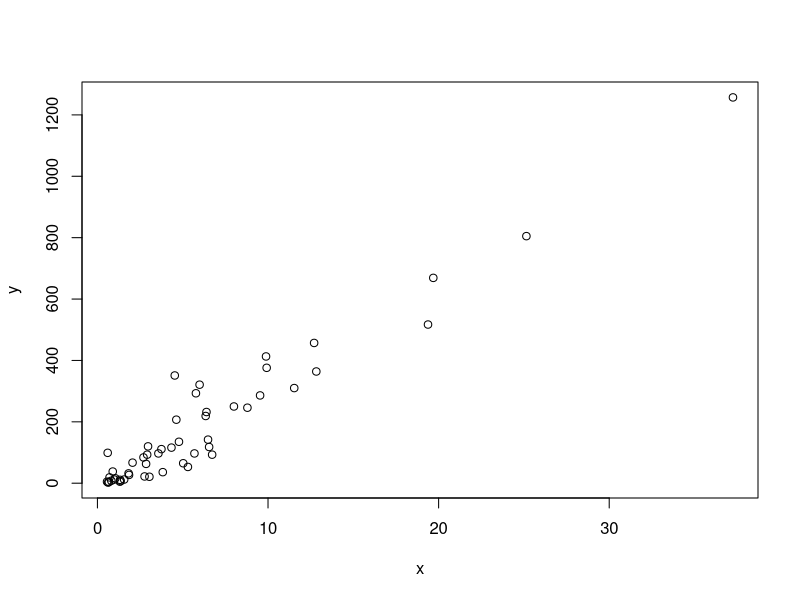
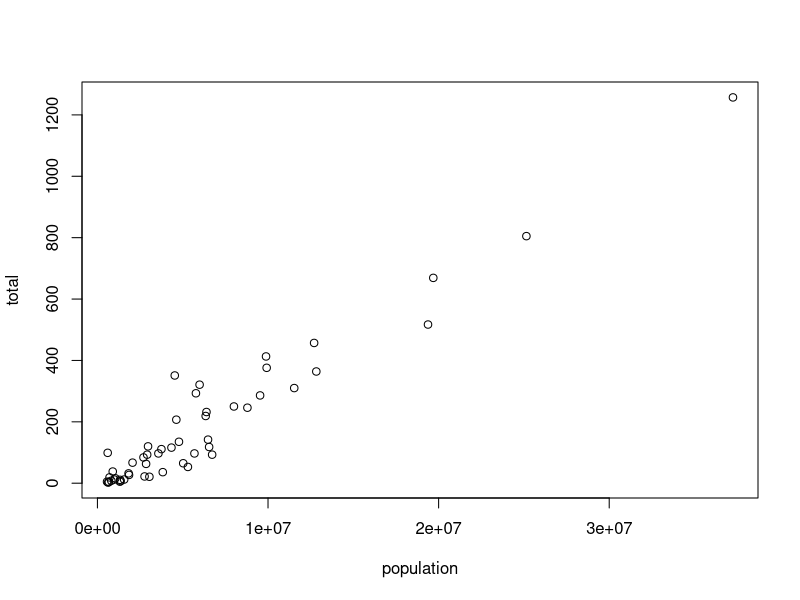
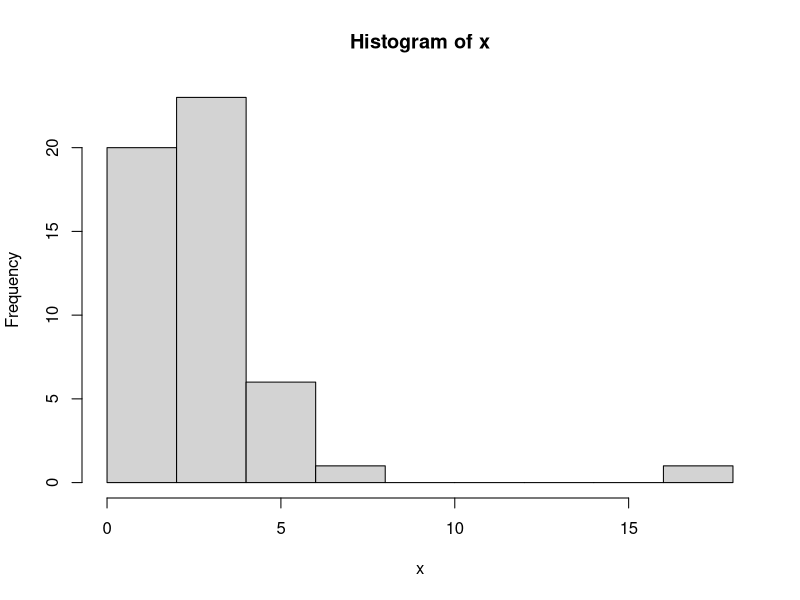
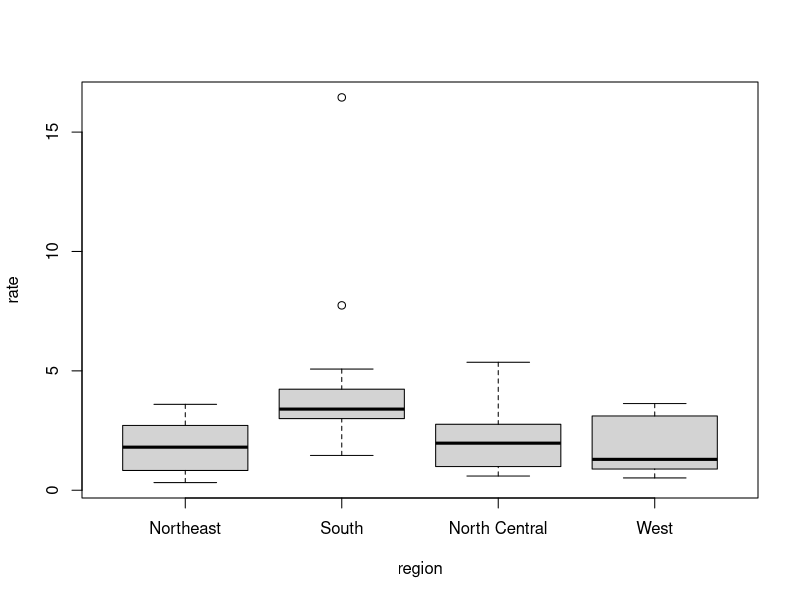
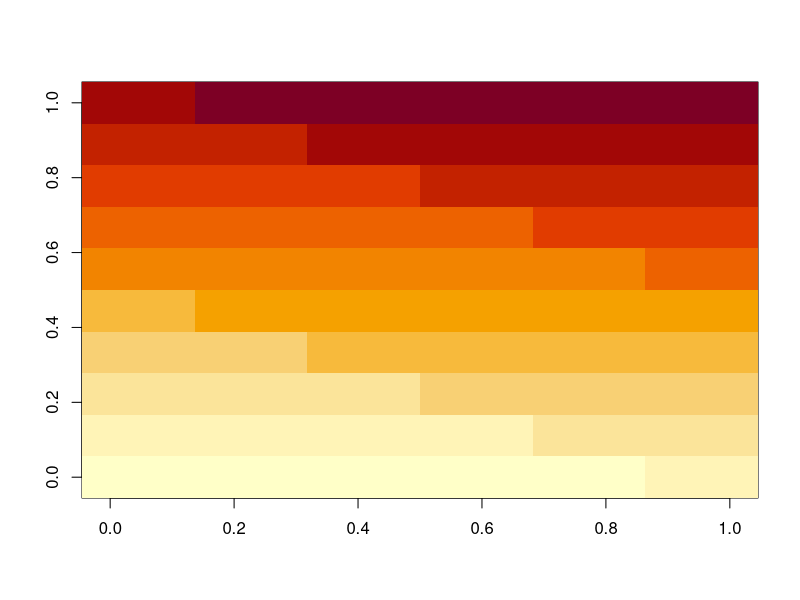
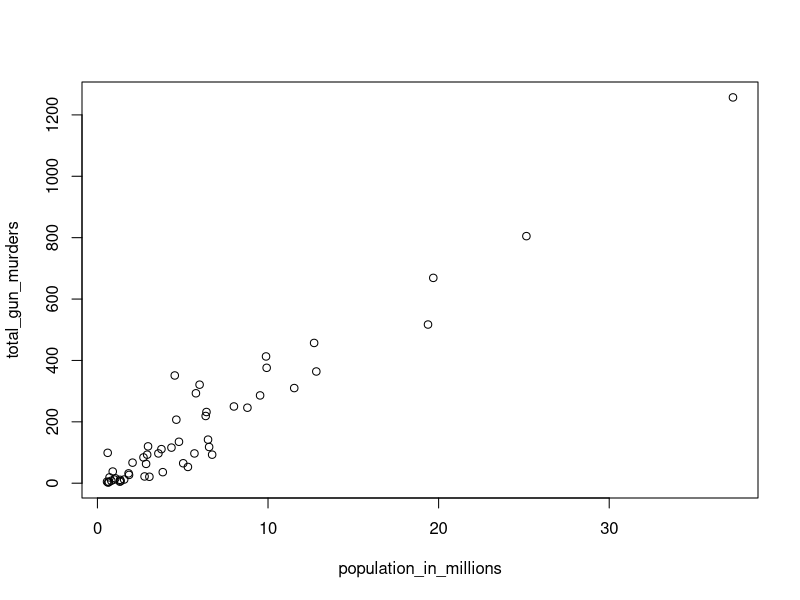
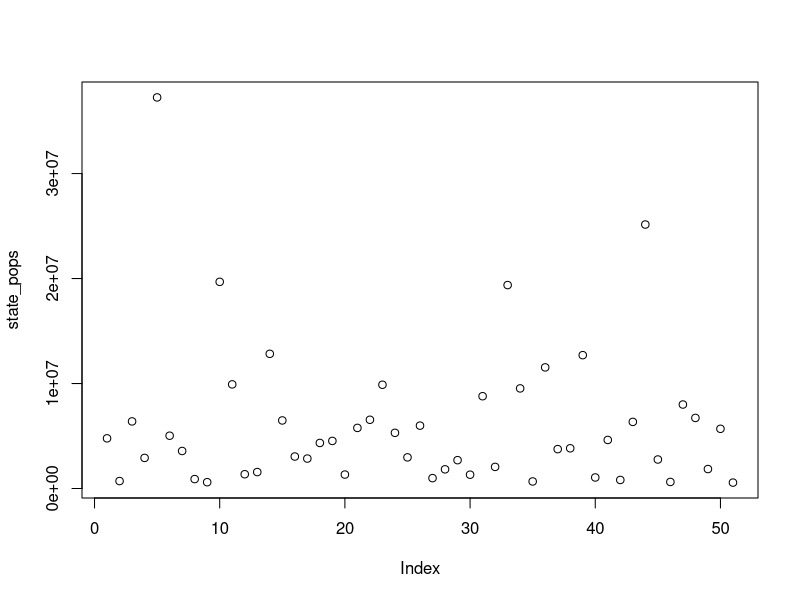
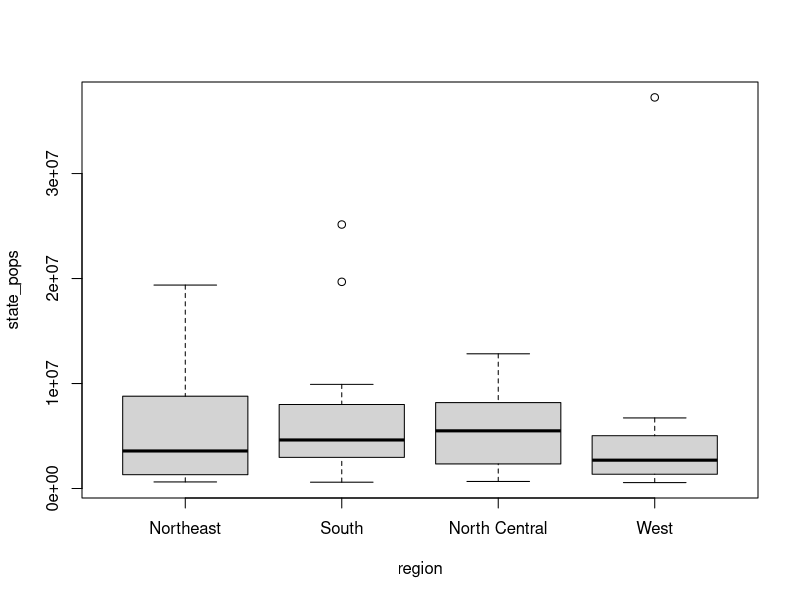

Recreate these plots in R, in order.
## ---- chunk 1
ls()
## ---- chunk 2
args(log)
## ---- chunk 3
data()
## ---- chunk 4
head(co2)
## ---- chunk 5
a <- 3
b <- 2
c <- -1
(-b + sqrt(b^2 - 4*a*c)) / (2*a)
(-b - sqrt(b^2 - 4*a*c)) / (2*a)
## ---- chunk 6
a <- 2
class(a)
## ---- chunk 7
# install.packages("dslabs")
library(dslabs)
data(murders)
## ---- chunk 8
class(murders)
## ---- chunk 9
str(murders)
## ---- chunk 10
names(murders)
## ---- chunk 11
head(murders)
## ---- chunk 12
murders$population
## ---- chunk 13
pop <- murders$population
length(pop)
## ---- chunk 14
class(pop)
## ---- chunk 15
class(murders$state)
## ---- chunk 16
z <- 3 == 2
z
## ---- chunk 17
class(z)
## ---- chunk 18
class(murders$region)
## ---- chunk 19
levels(murders$region)
## ---- chunk 20
region <- murders$region
value <- murders$total
region <- reorder(region, value, FUN = sum)
levels(region)
## ---- chunk 21
record <- list(
  name = "John Doe",
  student_id = 1234,
  grades = c(95, 82, 91, 97, 93),
  final_grade = "A"
)
record
## ---- chunk 22
record2 <- list("John Doe", 1234)
record2
## ---- chunk 23
record2[[1]]
## ---- chunk 24
mat <- matrix(1:12, 4, 3)
mat
## ---- chunk 25
mat[2, 3]
## ---- chunk 26
mat[2,]
## ---- chunk 27
mat[, 3]
## ---- chunk 28
class(mat[,3])
## ---- chunk 29
mat[, 2:3]
## ---- chunk 30
mat[1:2, 2:3]
## ---- chunk 31
as.data.frame(mat)
## ---- chunk 32
data("murders")
murders[25, 1]
## ---- chunk 33
murders[2:3, ]
## ---- chunk 34
str(murders)
## ---- chunk 35
names(murders)
## ---- chunk 36
a <- murders$abb
class(a)
## ---- chunk 37
b <- murders[["abb"]]
identical(a, b)
## ---- chunk 38
length(levels(murders$region))
## ---- chunk 39
table(murders$region)
## ---- chunk 40
codes <- c(380, 124, 818)
codes
## ---- chunk 41
country <- c("italy", "canada", "egypt")
country
## ---- chunk 42
codes <- c(italy = 380, canada = 124, egypt = 818)
codes
## ---- chunk 43
class(codes)
## ---- chunk 44
names(codes)
## ---- chunk 45
country <- c("italy", "canada", "egypt")
codes <- c(380, 124, 818)
names(codes) <- country
codes
## ---- chunk 46
seq(1, 10, 2)
## ---- chunk 47
1:10
## ---- chunk 48
class(1:10)
## ---- chunk 49
class(seq(1, 10, 0.5))
## ---- chunk 50
codes[2]
## ---- chunk 51
codes[c(1, 3)]
## ---- chunk 52
codes[1:2]
## ---- chunk 53
codes["canada"]
## ---- chunk 54
codes[c("egypt","italy")]
## ---- chunk 55
x <- c(1, "canada", 3)
class(x)
## ---- chunk 56
x <- 1:5
y <- as.character(x)
y
## ---- chunk 57
as.numeric(y)
## ---- chunk 58
x <- c("1", "b", "3")
as.numeric(x)
## ---- chunk 59
temp <- c(35,88,42,84,81,30)
## ---- chunk 60
city <- c("Beijing", "Lagos", "Paris", "Rio de Janeiro", "San Juan", "Toronto")
## ---- chunk 61
names(temp) <- city
## ---- chunk 62
temp
## ---- chunk 63
temp[1:3]
## ---- chunk 64
temp[c("Paris", "San Juan")]
## ---- chunk 65
a <- 12:73
a
## ---- chunk 66
b <- seq(1, 99, 2)
b
## ---- chunk 67
c <- seq(6,55-.001,4/7)
length(c)
## ---- chunk 68
a <- seq(1, 10, 0.5)
class(a)
## ---- chunk 69
class(seq(1, 10))
## ---- chunk 70
class(1L)
## ---- chunk 71
x <- c("1","3","5")
as.numeric(x)
## ---- chunk 72
library(dslabs)
data(murders)
sort(murders$total)
## ---- chunk 73
x <- c(31, 4, 15, 92, 65)
sort(x)
## ---- chunk 74
index <- order(x)
index
## ---- chunk 75
x[index]
## ---- chunk 76
ind <- order(murders$total)
murders$abb[ind]
## ---- chunk 77
max(murders$total)
## ---- chunk 78
i_max <- which.max(murders$total)
murders$state[i_max]
## ---- chunk 79
x <- c(31, 4, 15, 92, 65)
rank(x)
## ---- chunk 80
x <- c(1, 2, 3)
y <- c(10, 20, 30, 40, 50, 60, 70)
x + y
## ---- chunk 81
pop <- murders$population
pop_s <- sort(pop)
pop_s[1]
## ---- chunk 82
index <- order(pop)
index[1]
## ---- chunk 83
which.min(pop)
## ---- chunk 84
state_names <- murders$state
state_names[which.min(pop)]
## ---- chunk 85
temp <- c(35, 88, 42, 84, 81, 30)
city <- c("Beijing", "Lagos", "Paris", "Rio de Janeiro", 
          "San Juan", "Toronto")
city_temps <- data.frame(name = city, temperature = temp)
city_temps
## ---- chunk 86
ranks <- rank(pop)
ranks
## ---- chunk 87
my_df <- data.frame(name = state_names, rank = ranks)
my_df
## ---- chunk 88
sort(my_df$rank)
## ---- chunk 89
data("na_example")  
str(na_example)
## ---- chunk 90
mean(na_example)
## ---- chunk 91
ind <- is.na(na_example)
length(ind)
## ---- chunk 92
mean(na_example, na.rm = TRUE)
## ---- chunk 93
murders$state[which.max(murders$population)]
## ---- chunk 94
inches <- c(69, 62, 66, 70, 70, 73, 67, 73, 67, 70)
inches * 2.54
## ---- chunk 95
inches - 69
## ---- chunk 96
murder_rate <- murders$total / murders$population * 100000
murder_rate
## ---- chunk 97
murders$abb[order(murder_rate)]
## ---- chunk 98
temp_c <- 5 / 9 * (temp -32)
city_temps_c <- data.frame(name = city, temperature = temp_c)
city_temps_c
## ---- chunk 99
pi^2/6
## ---- chunk 100
murder_rate <- murders$total / murders$population * 100000
mean(murder_rate)
## ---- chunk 101
ind <- murder_rate <= 0.71
murders$state[ind]
## ---- chunk 102
sum(ind)
## ---- chunk 103
west <- murders$region == "West"
safe <- murder_rate <= 1
## ---- chunk 104
ind <- safe & west
murders$state[ind]
## ---- chunk 105
ind <- which(murders$state == "California")
murder_rate[ind]
## ---- chunk 106
ind <- match(c("New York", "Florida", "Texas"), murders$state)
ind
## ---- chunk 107
murder_rate[ind]
## ---- chunk 108
c("Boston", "Dakota", "Washington") %in% murders$state
## ---- chunk 109
match(c("New York", "Florida", "Texas"), murders$state)
## ---- chunk 110
which(murders$state%in%c("New York", "Florida", "Texas"))
## ---- chunk 111
murder_rate <- murders$total / murders$population * 100000
low <- murder_rate < 1
low
## ---- chunk 112
ind <- which(murder_rate < 1)
ind
## ---- chunk 113
murders$state[ind]
## ---- chunk 114
northeast <- murders$region == "Northeast"
ind <- low & northeast
murders$state[ind]
## ---- chunk 115
avg <- mean(murder_rate)
ind <- which(murder_rate < avg)
length(murders$state[ind])
## ---- chunk 116
ind <- match(c("AK", "MI", "IA"), murders$abb)
murders$state[ind]
## ---- chunk 117
abb_exists <- which(murders$abb %in% c("MA", "ME", "MI", "MO", "MU"))
murders$state[abb_exists]
## ---- chunk 118
abb_exists_not <- which(!murders$abb %in% c("MA", "ME", "MI", "MO", "MU"))
abb_exists_not
## ---- chunk 119
x <- murders$population / 10^6
y <- murders$total
plot(x, y)
## ---- chunk 120
with(murders, plot(population, total))
## ---- chunk 121
x <- with(murders, total / population * 10^5)
hist(x)
## ---- chunk 122
murders$state[which.max(x)]
## ---- chunk 123
murders$rate <- with(murders, total / population * 10^5)
boxplot(rate~region, data = murders)
## ---- chunk 124
x <- matrix(1:120, 12, 10)
image(x)
## ---- chunk 125
# library(dslabs)
# data(murders)
population_in_millions <- murders$population/10^6
total_gun_murders <- murders$total
plot(population_in_millions, total_gun_murders)
## ---- chunk 126
state_pops = murders$population
plot(state_pops)
## ---- chunk 127
boxplot(state_pops~region, data = murders)
